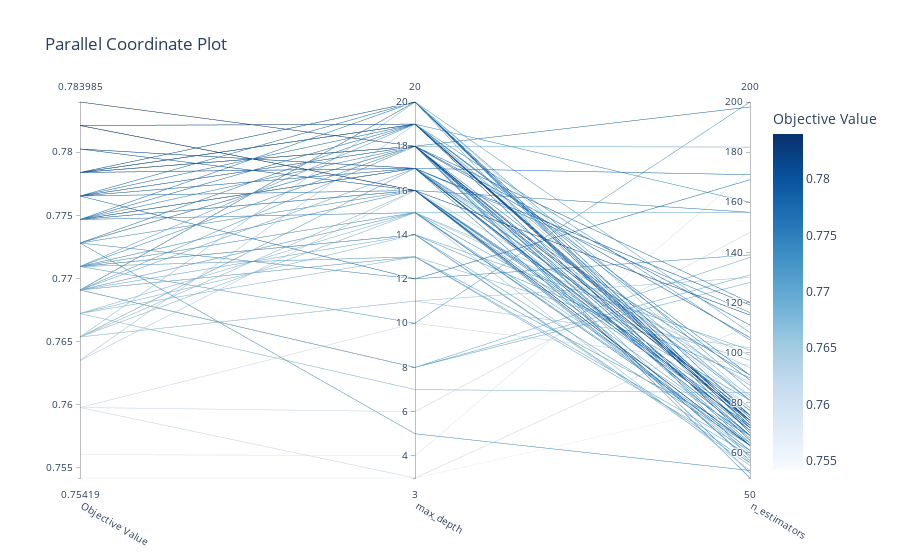

This figure's notebook cell:
### Code cell
# 2. Parallel Coordinate Plot - SHows the hotspots

plot_parallel_coordinate(study).show()
